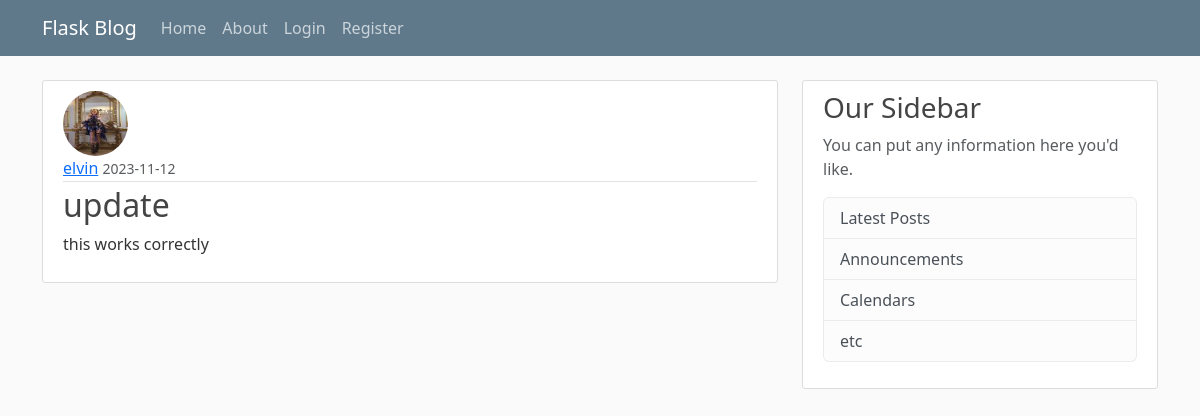
The app's page /post/13, older data.
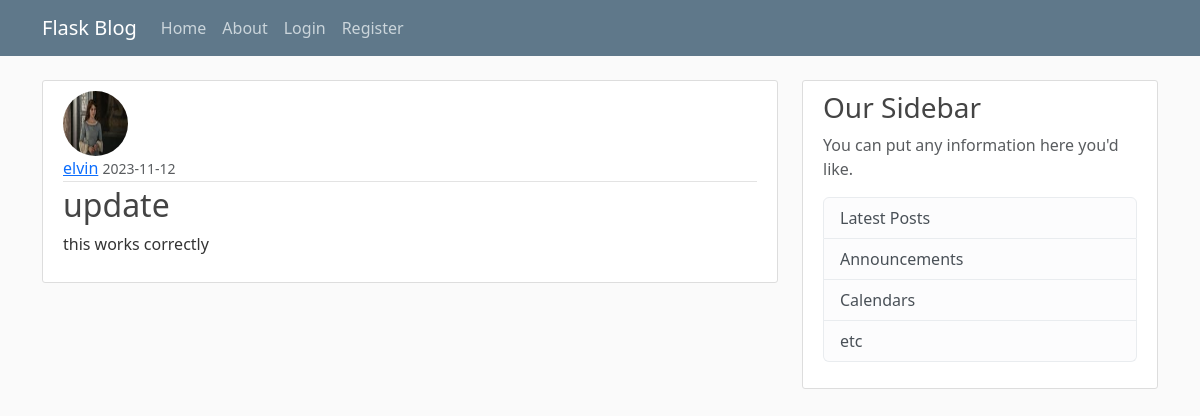
The same page, newer data.
### f_blog/models.py (models this page shows, shortened)
class User(db.Model, UserMixin):
    id = db.Column(db.Integer, primary_key=True)
    username = db.Column(db.String(20), unique=True, nullable =False)
    email = db.Column(db.String(120), unique=True, nullable =False)
    image_file = db.Column(db.String(20), nullable =False, default = 'default.jpg')
    password = db.Column(db.String(60), nullable =False)
    posts = db.relationship('Post', backref='author', lazy=True)

### f_blog/posts/routes.py (the view)
@posts.route("/post/<int:post_id>")
def post(post_id):
      post = Post.query.get_or_404(post_id)
      return render_template('post.html', title=post.title, post=post)

### f_blog/templates/post.html (shortened to what this page needs)
{% extends "layout.html" %}
{% block content %}
    <article class="media content-section">
      <img class="rounded-circle article-img" src="{{url_for('static', filename='profile_pics/' + post.author.image_file)}}">
        <div class="media-body">
          <div class="article-metadata">
            <a class="mr-2" href="{{url_for('users.user_posts', username=post.author.username)}}">{{post.author.username }}</a>
            <small class="text-muted">{{post.date_posted.strftime('%Y-%m-%d') }}</small>
          </div>
          <h2 class="article-title">{{post.title }}</h2>
          <p class="article-content">{{post.content }}</p>
        </div>
    </article>
{% endblock content %}

Row changes from the older to the newer data that the page shows:
changed User "elvin": image_file: a different picture
